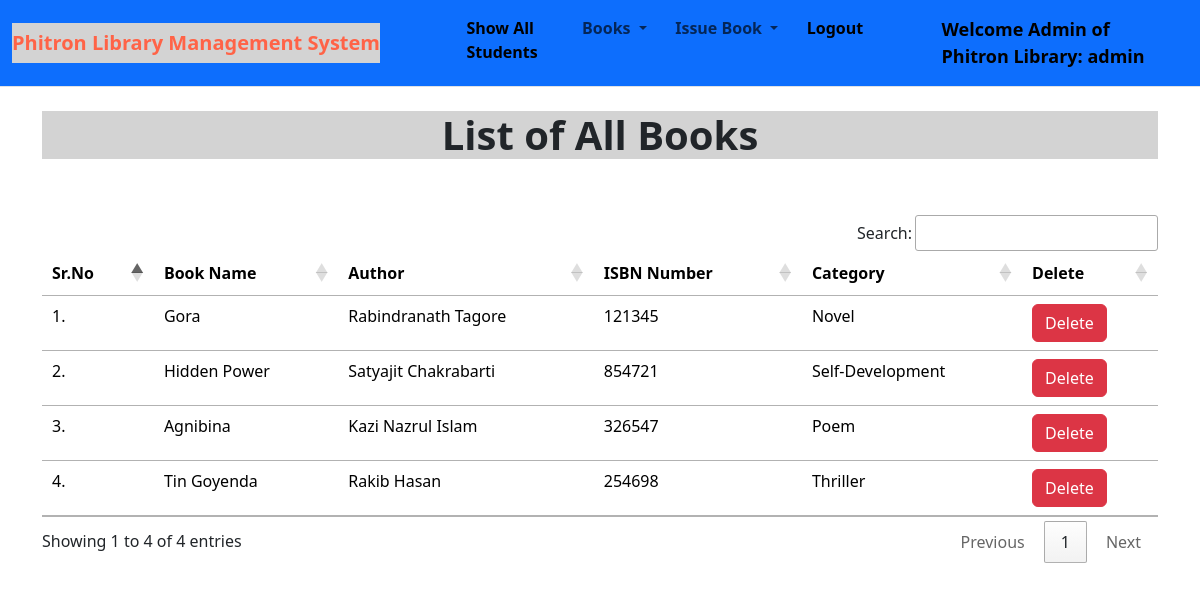
The page /show_books/ (signed in) on the database its author committed.
### book_app/models.py (models this page shows, shortened)
class Book(models.Model):
    name = models.CharField(max_length=100)
    author = models.CharField(max_length=100)
    isbn = models.PositiveIntegerField()
    category = models.CharField(max_length=80)

### book_app/views.py (the view)
# urls.py: path("show_books/", views.show_books, name="show_books"),
@login_required(login_url = '/admin_login')
def show_books(request):
    books = Book.objects.all()
    return render(request, "show_books.html", {'books':books})

### book_app/templates/show_books.html (shortened to what this page needs)
{% extends 'admin_navbar.html' %}
{% load static %}
{% block body %}
<div class="container mt-4">
    <h1 class="text-center" style="font-weight: bold; background-color: lightgrey;">List of All Books</h1>
    <br></br>
    <table class="table table-hover" id="example">
        <thead>
            <tr>
                <th>Sr.No</th>
                <th>Book Name</th>
                <th>Author</th>
                <th>ISBN Number</th>
                <th>Category</th>
                <th>Delete</th>
            </tr>
        </thead>
        <tbody>
            {% for book in books %}
            <tr>
                <td>{{forloop.counter}}.</td>
                <td>{{book.name}}</td>
                <td>{{book.author}}</td>
                <td>{{book.isbn}}</td>
                <td>{{book.category}}</td>
                <td><a href="/delete_book/{{book.id}}/" class="btn btn-danger" onclick="return confirm('Are you confirm to delete this book?')">Delete</a></td>
            </tr>
            {% endfor %}
        </tbody>
    </table>
    </div>
{% endblock %}

### book_app/templates/admin_navbar.html (shortened to what this page needs)
<!doctype html>
{% load static %}
<html lang="en">
  <head>
    <link rel="stylesheet" href="{% static 'library/css/bootstrap.min.css' %}">
    <link rel="stylesheet" href="https://cdn.datatables.net/1.10.25/css/jquery.dataTables.min.css">
    <link rel="stylesheet" href="https://cdn.datatables.net/buttons/1.7.1/css/buttons.dataTables.min.css">
  </head>
  <body>
    <nav class="navbar navbar-expand-lg bg-primary border-bottom border-body">
        <div class="container-fluid">
          <a class="navbar-brand" href="#" style="font-weight: bold;background: lightgrey;color: tomato">Phitron Library Management System</a>
          <div class="collapse navbar-collapse" id="navbarSupportedContent">
            <ul class="navbar-nav me-auto mb-2 mb-lg-0">
              <li class="nav-item">
                <a class="nav-link active" aria-current="page" href="/show_students/" style="font-weight: bold;">Show All Students</a>
              </li>
              <li class="nav-item dropdown">
                <a class="nav-link dropdown-toggle" href="#" id="navbarDropdown" role="button" data-bs-toggle="dropdown" aria-expanded="false" style="font-weight: bold;">
                  Books
                </a>
              </li>
              <li class="nav-item dropdown">
                <a class="nav-link dropdown-toggle" href="#" id="navbarDropdown" role="button" data-bs-toggle="dropdown" aria-expanded="false" style="font-weight: bold;">
                  Issue Book
                </a>
              </li>
              <li class="nav-item">
                <a class="nav-link active" aria-current="page" href="/logout/" style="font-weight: bold;">Logout</a>
              </li>
              <li class="nav-item">
                <a style="font-weight:600; font-family:'Segoe UI', Tahoma, Geneva, Verdana, sans-serif; font-size: large;" class="nav-link active" href="#">Welcome Admin of Phitron Library: {{request.user}}</a>
              </li>
            </ul>
          </div>
        </div>
      </nav>
      {% block body %}
      {% endblock %}
  </body>
</html>

### rows shown on the page
Book: name "Gora", author "Rabindranath Tagore", isbn "121345", category "Novel"
Book: name "Hidden Power", author "Satyajit Chakrabarti", isbn "854721", category "Self-Development"
Book: name "Agnibina", author "Kazi Nazrul Islam", isbn "326547", category "Poem"
Book: name "Tin Goyenda", author "Rakib Hasan", isbn "254698", category "Thriller"

### other values the page prints
{{ request.user }} "admin"
